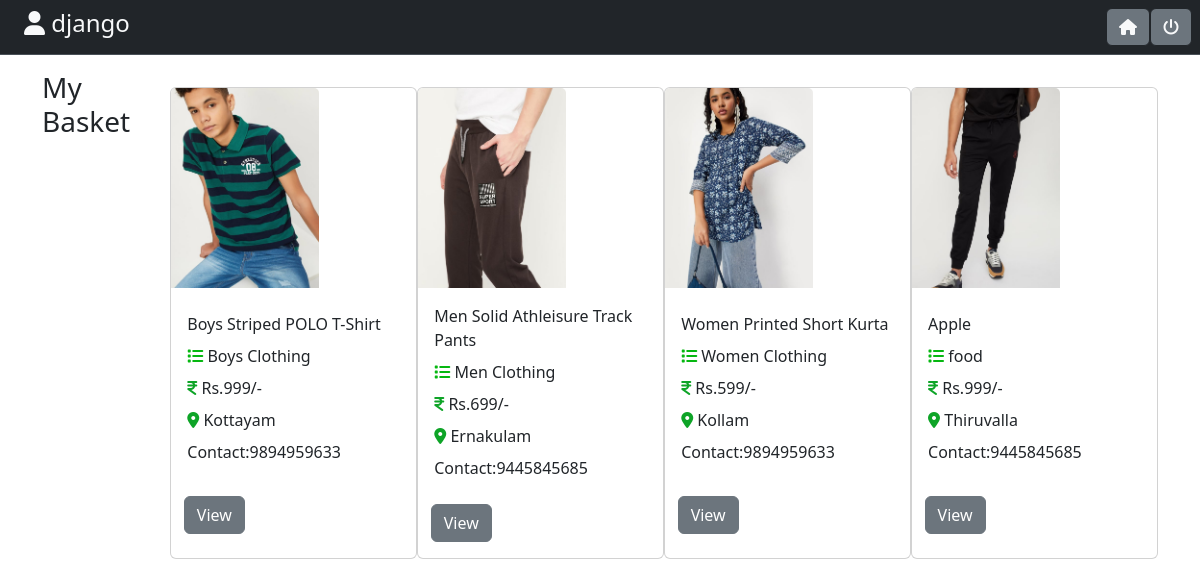
The app's page /cart/view (signed in), older data.
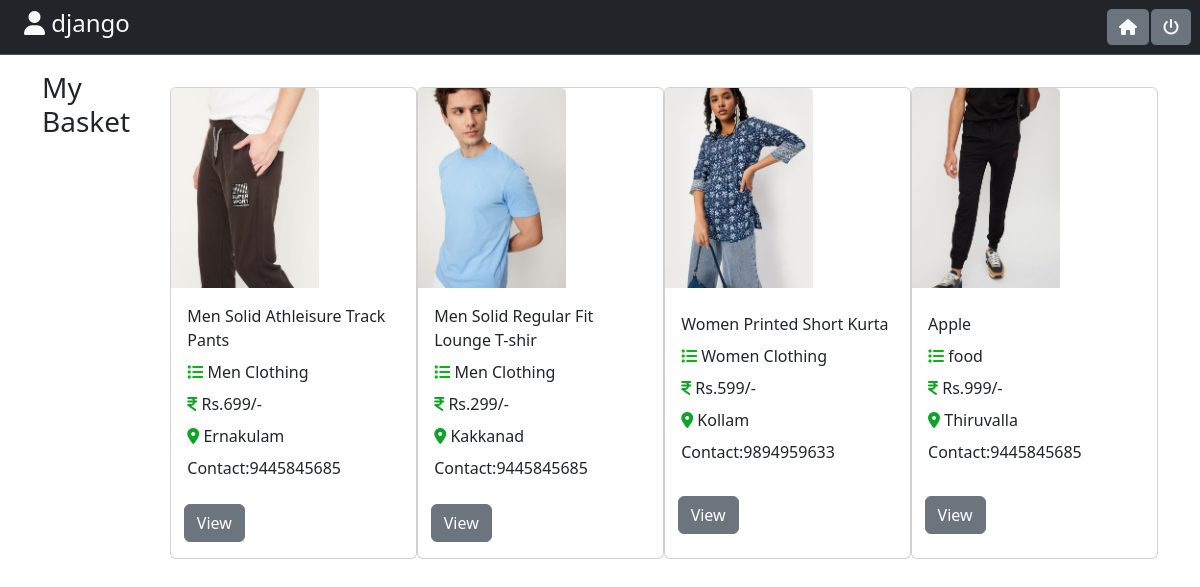
The same page, newer data.
### scrapbox/models.py (models this page shows, shortened)
class Scrapbox(models.Model):
    name=models.CharField(max_length=200)
    category=models.CharField(max_length=200)
    price=models.IntegerField()
    location=models.CharField(max_length=200)
    picture=models.ImageField(upload_to="images",null=True,blank=True)
    phone_no=models.CharField(max_length=200,null=True)
    description=models.CharField(max_length=500,null=True,blank=True)
    user=models.ForeignKey(User,on_delete=models.CASCADE,null=True)

### scrapbox/views.py (the view)
# urls.py: path('cart/view',views.CartListView.as_view(),name="cart-view"),
class CartListView(View):
    def get(self, request, *args, **kwargs):
        user_wishlist = WishList.objects.filter(user=request.user).first()
        return render(request, "cartlist.html", {"user_wishlist": user_wishlist})

### scrapbox/templates/cartlist.html (shortened to what this page needs)
<!DOCTYPE html>
{% load static %}
<html lang="en">
<head>
    <link rel="stylesheet" href="../static/css/cartliststyle.css">
    <link rel="stylesheet" href="https://cdnjs.cloudflare.com/ajax/libs/font-awesome/6.5.1/css/all.min.css">
    <link href="https://cdn.jsdelivr.net/npm/bootstrap@5.3.2/dist/css/bootstrap.min.css" rel="stylesheet">
</head>
<body>
    <nav class="navbar bg-dark p-2 text-dark  border-bottom border-body text-dark text-start  " data-bs-theme="dark">
        <div class="col-l-8  text-light  justify-content-center">
            <h4 class="ms-3">  <i class="fa-solid fa-user" data-bs-toggle="tooltip" data-bs-placement="bottom" title="{{request.user}}"></i> {{request.user}}</h4>
        </div>
          <div class="d-flex justify-content-end">
            <a href="{% url 'index' %}" class="btn btn-info border-dark bg-secondary text-light" data-bs-toggle="tooltip" data-bs-placement="bottom" title="Go to Home">
                <i class="fas fa-house"></i>
              </a>
              <a href="{%url 'signout'%}" class="btn btn-info border-dark bg-secondary text-light" data-bs-toggle="tooltip" data-bs-placement="bottom" title="Log out">
                <i class="fas fa-power-off"></i>
              </a>
        </div>
</nav>
    <div class="container mt-3 d-flex justify-content-evenly">
        <h3>My Basket</h3>
            {%if user_wishlist %}
                {% for product in user_wishlist.scrap.all %}
                    <div class="card mb-3 mt-3" id={{product.id}} style="
                        width: 260px;
                        display: grid;">
                        <img class="card-img-top d-flex justify-content-center" src="{{product.picture.url}}" alt="img" style="width: auto; height: 200px;">
                        <div class="card-body">
                            <p class="card-title">{{product.name}}</p>
                            <p class="card-title"><i class="fa-solid fa-list" style="color: #06b711;"></i>  {{product.category}}</p>
                            <p class="card-title"><i class="fa-solid fa-indian-rupee-sign" style="color: #0ea427;"></i>  Rs.{{product.price}}/-</p>
                            <p class="card-title"><i class="fa-solid fa-location-dot" style="color: #0ea427;"></i>    {{product.location}}</p>
                            <p class="card-title">Contact:{{product.phone_no}}</p>
                        </div>
                        <div class="button-container mb-3">
                         &nbsp; &nbsp;<a href="{%url 'itemview' product.id %}"><button class="btn btn-secondary">View</button></a>
                        </div>
                    </div>
                {%endfor%}
            {%endif%}
    </div>
</body>
</html>

Row changes from the older to the newer data that the page shows:
removed Scrapbox: picture (picture), name "Boys Striped POLO T-Shirt", category "Boys Clothing", price "999", location "Kottayam", phone_no "9894959633"
now on this page (row unchanged): Scrapbox: picture (picture), name "Men Solid Regular Fit Lounge T-shir", category "Men Clothing", price "299", location "Kakkanad", phone_no "9445845685"
